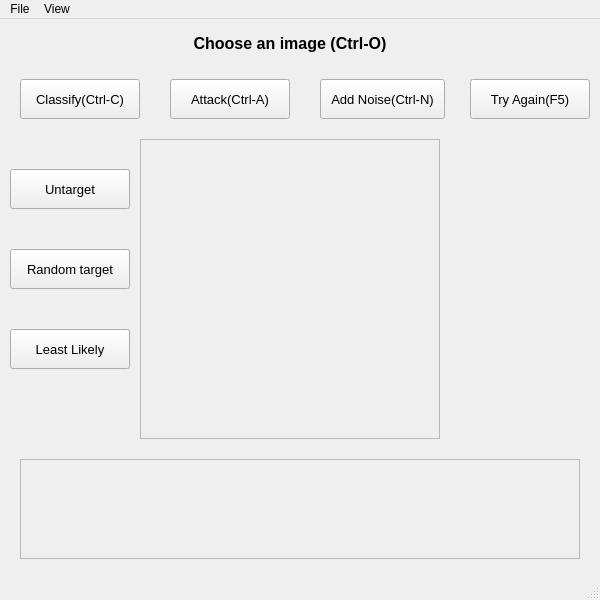
<?xml version="1.0" encoding="UTF-8"?>
<ui version="4.0">
 <class>MainWindow</class>
 <widget class="QMainWindow" name="MainWindow">
  <property name="geometry">
   <rect>
    <x>0</x>
    <y>0</y>
    <width>600</width>
    <height>600</height>
   </rect>
  </property>
  <property name="sizePolicy">
   <sizepolicy hsizetype="Fixed" vsizetype="Fixed">
    <horstretch>0</horstretch>
    <verstretch>0</verstretch>
   </sizepolicy>
  </property>
  <property name="minimumSize">
   <size>
    <width>600</width>
    <height>600</height>
   </size>
  </property>
  <property name="maximumSize">
   <size>
    <width>600</width>
    <height>600</height>
   </size>
  </property>
  <property name="mouseTracking">
   <bool>false</bool>
  </property>
  <property name="windowTitle">
   <string>Adversarial Attacker</string>
  </property>
  <property name="locale">
   <locale language="English" country="UnitedStates"/>
  </property>
  <property name="unifiedTitleAndToolBarOnMac">
   <bool>false</bool>
  </property>
  <widget class="QWidget" name="centralwidget">
   <property name="contextMenuPolicy">
    <enum>Qt::DefaultContextMenu</enum>
   </property>
   <property name="autoFillBackground">
    <bool>false</bool>
   </property>
   <widget class="QLabel" name="label_help">
    <property name="geometry">
     <rect>
      <x>90</x>
      <y>0</y>
      <width>400</width>
      <height>50</height>
     </rect>
    </property>
    <property name="font">
     <font>
      <pointsize>12</pointsize>
     </font>
    </property>
    <property name="text">
     <string>&lt;html&gt;&lt;head/&gt;&lt;body&gt;&lt;p&gt;&lt;span style=&quot; font-weight:700;&quot;&gt;Choose an image (Ctrl-O)&lt;/span&gt;&lt;/p&gt;&lt;/body&gt;&lt;/html&gt;</string>
    </property>
    <property name="alignment">
     <set>Qt::AlignCenter</set>
    </property>
    <property name="margin">
     <number>-5</number>
    </property>
   </widget>
   <widget class="QPushButton" name="button_classify">
    <property name="geometry">
     <rect>
      <x>20</x>
      <y>60</y>
      <width>120</width>
      <height>40</height>
     </rect>
    </property>
    <property name="baseSize">
     <size>
      <width>0</width>
      <height>0</height>
     </size>
    </property>
    <property name="font">
     <font>
      <pointsize>10</pointsize>
     </font>
    </property>
    <property name="styleSheet">
     <string notr="true"/>
    </property>
    <property name="text">
     <string>Classify(Ctrl-C)</string>
    </property>
    <property name="iconSize">
     <size>
      <width>16</width>
      <height>16</height>
     </size>
    </property>
    <property name="shortcut">
     <string>Ctrl+C</string>
    </property>
    <property name="isActivated" stdset="0">
     <bool>false</bool>
    </property>
   </widget>
   <widget class="QPushButton" name="button_attack">
    <property name="geometry">
     <rect>
      <x>170</x>
      <y>60</y>
      <width>120</width>
      <height>40</height>
     </rect>
    </property>
    <property name="font">
     <font>
      <pointsize>10</pointsize>
     </font>
    </property>
    <property name="text">
     <string>Attack(Ctrl-A)</string>
    </property>
    <property name="shortcut">
     <string>Ctrl+A</string>
    </property>
    <property name="isActivated" stdset="0">
     <bool>false</bool>
    </property>
   </widget>
   <widget class="QPushButton" name="button_again">
    <property name="geometry">
     <rect>
      <x>470</x>
      <y>60</y>
      <width>120</width>
      <height>40</height>
     </rect>
    </property>
    <property name="font">
     <font>
      <pointsize>10</pointsize>
     </font>
    </property>
    <property name="text">
     <string>Try Again(F5)</string>
    </property>
    <property name="shortcut">
     <string>F5</string>
    </property>
   </widget>
   <widget class="QScrollArea" name="scrollArea">
    <property name="geometry">
     <rect>
      <x>140</x>
      <y>120</y>
      <width>300</width>
      <height>300</height>
     </rect>
    </property>
    <property name="sizeAdjustPolicy">
     <enum>QAbstractScrollArea::AdjustToContents</enum>
    </property>
    <property name="widgetResizable">
     <bool>true</bool>
    </property>
    <widget class="QLabel" name="label_image">
     <property name="enabled">
      <bool>true</bool>
     </property>
     <property name="geometry">
      <rect>
       <x>0</x>
       <y>0</y>
       <width>298</width>
       <height>298</height>
      </rect>
     </property>
     <property name="text">
      <string/>
     </property>
     <property name="scaledContents">
      <bool>true</bool>
     </property>
     <property name="isVisible" stdset="0">
      <bool>false</bool>
     </property>
    </widget>
   </widget>
   <widget class="QPushButton" name="button_add_noise">
    <property name="geometry">
     <rect>
      <x>320</x>
      <y>60</y>
      <width>125</width>
      <height>40</height>
     </rect>
    </property>
    <property name="font">
     <font>
      <pointsize>10</pointsize>
     </font>
    </property>
    <property name="text">
     <string>Add Noise(Ctrl-N)</string>
    </property>
    <property name="shortcut">
     <string>Ctrl+N</string>
    </property>
    <property name="isActivated" stdset="0">
     <bool>false</bool>
    </property>
   </widget>
   <widget class="QFrame" name="frame">
    <property name="geometry">
     <rect>
      <x>20</x>
      <y>440</y>
      <width>560</width>
      <height>100</height>
     </rect>
    </property>
    <property name="frameShape">
     <enum>QFrame::StyledPanel</enum>
    </property>
    <property name="frameShadow">
     <enum>QFrame::Raised</enum>
    </property>
    <widget class="QLabel" name="label_result">
     <property name="geometry">
      <rect>
       <x>0</x>
       <y>0</y>
       <width>560</width>
       <height>100</height>
      </rect>
     </property>
     <property name="font">
      <font>
       <pointsize>12</pointsize>
      </font>
     </property>
     <property name="text">
      <string/>
     </property>
     <property name="textFormat">
      <enum>Qt::MarkdownText</enum>
     </property>
     <property name="alignment">
      <set>Qt::AlignCenter</set>
     </property>
     <property name="isVisible" stdset="0">
      <bool>false</bool>
     </property>
    </widget>
   </widget>
   <widget class="QPushButton" name="button_attack_untargeted">
    <property name="geometry">
     <rect>
      <x>10</x>
      <y>150</y>
      <width>120</width>
      <height>40</height>
     </rect>
    </property>
    <property name="font">
     <font>
      <pointsize>10</pointsize>
     </font>
    </property>
    <property name="text">
     <string>Untarget</string>
    </property>
    <property name="shortcut">
     <string>F1</string>
    </property>
    <property name="isActivated" stdset="0">
     <bool>false</bool>
    </property>
   </widget>
   <widget class="QPushButton" name="button_attack_least">
    <property name="geometry">
     <rect>
      <x>10</x>
      <y>310</y>
      <width>120</width>
      <height>40</height>
     </rect>
    </property>
    <property name="font">
     <font>
      <pointsize>10</pointsize>
     </font>
    </property>
    <property name="text">
     <string>Least Likely</string>
    </property>
    <property name="shortcut">
     <string>F3</string>
    </property>
    <property name="isActivated" stdset="0">
     <bool>false</bool>
    </property>
   </widget>
   <widget class="QPushButton" name="button_attack_random">
    <property name="geometry">
     <rect>
      <x>10</x>
      <y>230</y>
      <width>120</width>
      <height>40</height>
     </rect>
    </property>
    <property name="font">
     <font>
      <pointsize>10</pointsize>
     </font>
    </property>
    <property name="text">
     <string>Random target</string>
    </property>
    <property name="shortcut">
     <string>F2</string>
    </property>
    <property name="isActivated" stdset="0">
     <bool>false</bool>
    </property>
   </widget>
   <zorder>label_help</zorder>
   <zorder>button_attack</zorder>
   <zorder>button_classify</zorder>
   <zorder>button_again</zorder>
   <zorder>scrollArea</zorder>
   <zorder>button_add_noise</zorder>
   <zorder>frame</zorder>
   <zorder>button_attack_untargeted</zorder>
   <zorder>button_attack_least</zorder>
   <zorder>button_attack_random</zorder>
  </widget>
  <widget class="QStatusBar" name="statusbar">
   <property name="autoFillBackground">
    <bool>false</bool>
   </property>
   <property name="sizeGripEnabled">
    <bool>true</bool>
   </property>
  </widget>
  <widget class="QMenuBar" name="menubar">
   <property name="geometry">
    <rect>
     <x>0</x>
     <y>0</y>
     <width>600</width>
     <height>22</height>
    </rect>
   </property>
   <widget class="QMenu" name="menuFile">
    <property name="title">
     <string>File</string>
    </property>
    <addaction name="actionOpen"/>
    <addaction name="actionSave"/>
   </widget>
   <widget class="QMenu" name="menuView">
    <property name="title">
     <string>View</string>
    </property>
    <addaction name="actionFit_to_window"/>
    <addaction name="actionNormal_size"/>
   </widget>
   <addaction name="menuFile"/>
   <addaction name="menuView"/>
  </widget>
  <action name="actionOpen">
   <property name="text">
    <string>Open</string>
   </property>
   <property name="shortcut">
    <string>Ctrl+O</string>
   </property>
  </action>
  <action name="actionSave">
   <property name="text">
    <string>Save</string>
   </property>
   <property name="shortcut">
    <string>Ctrl+S</string>
   </property>
  </action>
  <action name="actionFit_to_window">
   <property name="text">
    <string>Fit to window</string>
   </property>
   <property name="shortcut">
    <string>Ctrl+F</string>
   </property>
  </action>
  <action name="actionNormal_size">
   <property name="text">
    <string>Normal size</string>
   </property>
  </action>
 </widget>
 <resources/>
 <connections>
  <connection>
   <sender>button_again</sender>
   <signal>clicked()</signal>
   <receiver>button_attack</receiver>
   <slot>show()</slot>
   <hints>
    <hint type="sourcelabel">
     <x>502</x>
     <y>101</y>
    </hint>
    <hint type="destinationlabel">
     <x>237</x>
     <y>111</y>
    </hint>
   </hints>
  </connection>
  <connection>
   <sender>button_again</sender>
   <signal>clicked()</signal>
   <receiver>button_classify</receiver>
   <slot>show()</slot>
   <hints>
    <hint type="sourcelabel">
     <x>474</x>
     <y>94</y>
    </hint>
    <hint type="destinationlabel">
     <x>64</x>
     <y>111</y>
    </hint>
   </hints>
  </connection>
  <connection>
   <sender>button_again</sender>
   <signal>clicked()</signal>
   <receiver>button_add_noise</receiver>
   <slot>show()</slot>
   <hints>
    <hint type="sourcelabel">
     <x>473</x>
     <y>43</y>
    </hint>
    <hint type="destinationlabel">
     <x>364</x>
     <y>84</y>
    </hint>
   </hints>
  </connection>
 </connections>
</ui>
